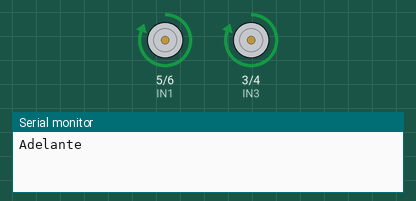
Simulated run of this sketch. Board: Arduino Uno, built with avr-gcc and run on an emulated ATmega328P. Shown: motor-driver pin pairs drawn as motors (green arrow = first pin HIGH = forward, orange = second pin HIGH = backward, longer = more drive, scaled by the enable pin), the last lines printed to the serial monitor.

Above: at 1.0 s.
At 3.0 s:
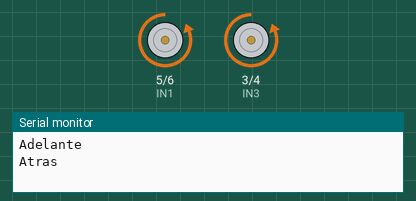
At 5.0 s:
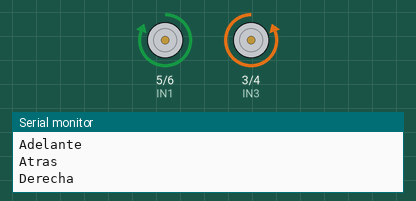
At 9.0 s:
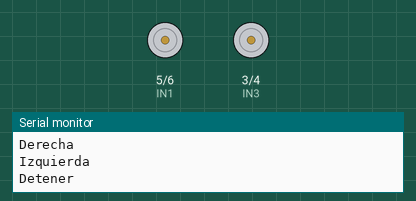
Timing chart, 0 to 13.0 s (numbered marks = the images above):
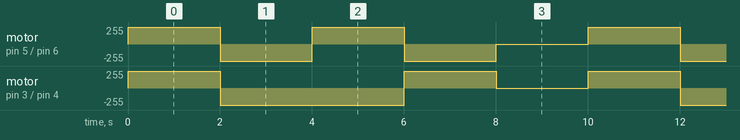

Measured:
- by itself, motor on pin 3 (IN3) / pin 4 (IN4): repeats every 10.0 s: backward 255/255 4.0 s, forward 255/255 2.0 s, stopped 2.0 s, forward 255/255 2.0 s
- by itself, motor on pin 5 (IN1) / pin 6 (IN2): repeats every 10.0 s: backward 255/255 2.0 s, forward 255/255 2.0 s, backward 255/255 2.0 s, stopped 2.0 s, forward 255/255 2.0 s

The sketch:

motor_test.ino
```cpp
// Pines L298N
#define ENA 2
#define IN1 5
#define IN2 6
#define IN3 3
#define IN4 4
#define ENB 7

void setup() {
  pinMode(ENA, OUTPUT); pinMode(IN1, OUTPUT); pinMode(IN2, OUTPUT);
  pinMode(IN3, OUTPUT); pinMode(IN4, OUTPUT); pinMode(ENB, OUTPUT);

  Serial.begin(9600);
}

void loop() {
  // Adelante
  Serial.println("Adelante");
  digitalWrite(IN1, HIGH); digitalWrite(IN2, LOW);
  digitalWrite(IN3, HIGH); digitalWrite(IN4, LOW);
  analogWrite(ENA, 200); analogWrite(ENB, 200);
  delay(2000);

  // Atrás
  Serial.println("Atras");
  digitalWrite(IN1, LOW); digitalWrite(IN2, HIGH);
  digitalWrite(IN3, LOW); digitalWrite(IN4, HIGH);
  analogWrite(ENA, 200); analogWrite(ENB, 200);
  delay(2000);

  // Derecha
  Serial.println("Derecha");
  digitalWrite(IN1, HIGH); digitalWrite(IN2, LOW);
  digitalWrite(IN3, LOW); digitalWrite(IN4, HIGH);
  analogWrite(ENA, 200); analogWrite(ENB, 200);
  delay(2000);

  // Izquierda
  Serial.println("Izquierda");
  digitalWrite(IN1, LOW); digitalWrite(IN2, HIGH);
  digitalWrite(IN3, HIGH); digitalWrite(IN4, LOW);
  analogWrite(ENA, 200); analogWrite(ENB, 200);
  delay(2000);

  // Detener
  Serial.println("Detener");
  digitalWrite(IN1, LOW); digitalWrite(IN2, LOW);
  digitalWrite(IN3, LOW); digitalWrite(IN4, LOW);
  analogWrite(ENA, 0); analogWrite(ENB, 0);
  delay(2000);
}
```
